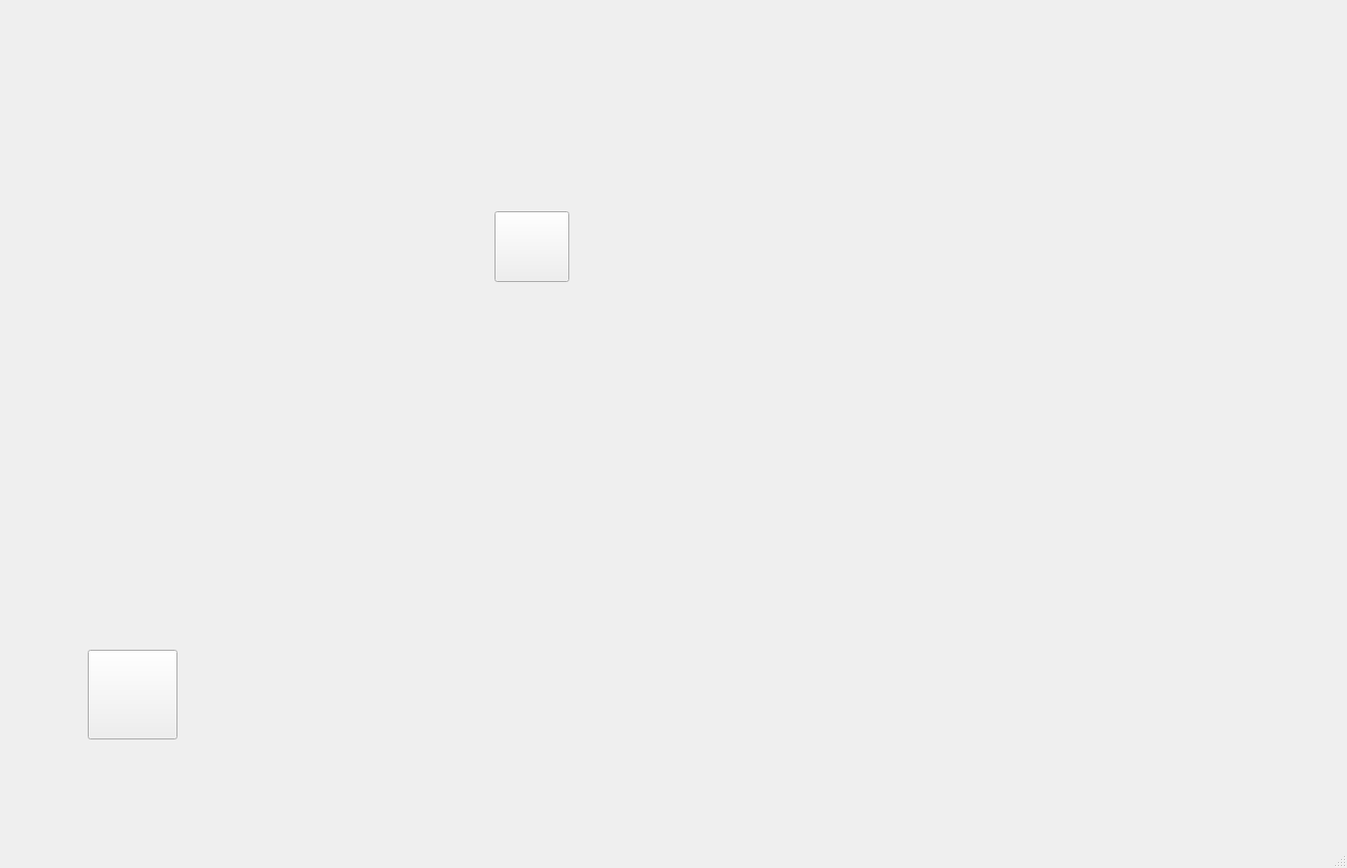
<?xml version="1.0" encoding="UTF-8"?>
<ui version="4.0">
 <class>MainWindow</class>
 <widget class="QMainWindow" name="MainWindow">
  <property name="geometry">
   <rect>
    <x>0</x>
    <y>0</y>
    <width>1351</width>
    <height>871</height>
   </rect>
  </property>
  <property name="windowTitle">
   <string>MainWindow</string>
  </property>
  <widget class="QWidget" name="centralwidget">
   <widget class="QLabel" name="alarm">
    <property name="geometry">
     <rect>
      <x>0</x>
      <y>0</y>
      <width>1351</width>
      <height>831</height>
     </rect>
    </property>
    <property name="text">
     <string/>
    </property>
    <property name="pixmap">
     <pixmap>../ICON/Console.jpg</pixmap>
    </property>
    <property name="scaledContents">
     <bool>true</bool>
    </property>
   </widget>
   <widget class="QPushButton" name="ACKNOWLEDGE">
    <property name="geometry">
     <rect>
      <x>837</x>
      <y>686</y>
      <width>60</width>
      <height>60</height>
     </rect>
    </property>
    <property name="text">
     <string/>
    </property>
    <property name="flat">
     <bool>true</bool>
    </property>
   </widget>
   <widget class="QPushButton" name="BRAKE">
    <property name="geometry">
     <rect>
      <x>1021</x>
      <y>686</y>
      <width>60</width>
      <height>60</height>
     </rect>
    </property>
    <property name="text">
     <string/>
    </property>
    <property name="flat">
     <bool>true</bool>
    </property>
   </widget>
   <widget class="QPushButton" name="OPEN_BARIER">
    <property name="geometry">
     <rect>
      <x>1116</x>
      <y>686</y>
      <width>60</width>
      <height>60</height>
     </rect>
    </property>
    <property name="text">
     <string/>
    </property>
    <property name="flat">
     <bool>true</bool>
    </property>
   </widget>
   <widget class="QPushButton" name="CLOSE_BARRIER">
    <property name="geometry">
     <rect>
      <x>1211</x>
      <y>686</y>
      <width>60</width>
      <height>60</height>
     </rect>
    </property>
    <property name="text">
     <string/>
    </property>
    <property name="flat">
     <bool>true</bool>
    </property>
   </widget>
   <widget class="QLabel" name="BUZZER">
    <property name="geometry">
     <rect>
      <x>423</x>
      <y>633</y>
      <width>41</width>
      <height>41</height>
     </rect>
    </property>
    <property name="text">
     <string/>
    </property>
    <property name="pixmap">
     <pixmap>../ICON/led-off.png</pixmap>
    </property>
    <property name="scaledContents">
     <bool>true</bool>
    </property>
   </widget>
   <widget class="QLabel" name="COMMUNICATION">
    <property name="geometry">
     <rect>
      <x>844</x>
      <y>287</y>
      <width>21</width>
      <height>21</height>
     </rect>
    </property>
    <property name="text">
     <string/>
    </property>
    <property name="pixmap">
     <pixmap>../ICON/led-off.png</pixmap>
    </property>
    <property name="scaledContents">
     <bool>true</bool>
    </property>
   </widget>
   <widget class="QLabel" name="BARIER_DOWN">
    <property name="geometry">
     <rect>
      <x>844</x>
      <y>227</y>
      <width>21</width>
      <height>21</height>
     </rect>
    </property>
    <property name="text">
     <string/>
    </property>
    <property name="pixmap">
     <pixmap>../ICON/led-off.png</pixmap>
    </property>
    <property name="scaledContents">
     <bool>true</bool>
    </property>
   </widget>
   <widget class="QLabel" name="BARIER_UP">
    <property name="geometry">
     <rect>
      <x>844</x>
      <y>197</y>
      <width>21</width>
      <height>21</height>
     </rect>
    </property>
    <property name="text">
     <string/>
    </property>
    <property name="pixmap">
     <pixmap>../ICON/led-off.png</pixmap>
    </property>
    <property name="scaledContents">
     <bool>true</bool>
    </property>
   </widget>
   <widget class="QLabel" name="POWER">
    <property name="geometry">
     <rect>
      <x>1028</x>
      <y>197</y>
      <width>21</width>
      <height>21</height>
     </rect>
    </property>
    <property name="text">
     <string/>
    </property>
    <property name="pixmap">
     <pixmap>../ICON/led-off.png</pixmap>
    </property>
    <property name="scaledContents">
     <bool>true</bool>
    </property>
   </widget>
   <widget class="QLabel" name="DIRECTION_A">
    <property name="geometry">
     <rect>
      <x>196</x>
      <y>456</y>
      <width>63</width>
      <height>73</height>
     </rect>
    </property>
    <property name="text">
     <string/>
    </property>
    <property name="pixmap">
     <pixmap>../ICON/direction-a-off.png</pixmap>
    </property>
    <property name="scaledContents">
     <bool>true</bool>
    </property>
   </widget>
   <widget class="QLabel" name="DIRECTION_B">
    <property name="geometry">
     <rect>
      <x>1090</x>
      <y>456</y>
      <width>64</width>
      <height>73</height>
     </rect>
    </property>
    <property name="text">
     <string/>
    </property>
    <property name="pixmap">
     <pixmap>../ICON/direction-b-off.png</pixmap>
    </property>
    <property name="scaledContents">
     <bool>true</bool>
    </property>
   </widget>
   <widget class="QPushButton" name="BUZZER_STOP">
    <property name="geometry">
     <rect>
      <x>420</x>
      <y>690</y>
      <width>51</width>
      <height>51</height>
     </rect>
    </property>
    <property name="text">
     <string/>
    </property>
    <property name="flat">
     <bool>true</bool>
    </property>
   </widget>
   <widget class="QPushButton" name="SELECTOR_SWITCH">
    <property name="geometry">
     <rect>
      <x>88</x>
      <y>652</y>
      <width>90</width>
      <height>90</height>
     </rect>
    </property>
    <property name="text">
     <string/>
    </property>
    <property name="icon">
     <iconset>
      <normaloff>../ICON/selector-switch-AUTOMATIC.png</normaloff>../ICON/selector-switch-AUTOMATIC.png</iconset>
    </property>
    <property name="iconSize">
     <size>
      <width>80</width>
      <height>80</height>
     </size>
    </property>
   </widget>
   <widget class="QPushButton" name="pushButton">
    <property name="geometry">
     <rect>
      <x>496</x>
      <y>212</y>
      <width>75</width>
      <height>71</height>
     </rect>
    </property>
    <property name="text">
     <string/>
    </property>
    <property name="icon">
     <iconset>
      <normaloff>../ICON/toogle-on.png</normaloff>../ICON/toogle-on.png</iconset>
    </property>
    <property name="iconSize">
     <size>
      <width>70</width>
      <height>70</height>
     </size>
    </property>
   </widget>
  </widget>
  <widget class="QMenuBar" name="menubar">
   <property name="geometry">
    <rect>
     <x>0</x>
     <y>0</y>
     <width>1351</width>
     <height>21</height>
    </rect>
   </property>
  </widget>
  <widget class="QStatusBar" name="statusbar"/>
 </widget>
 <resources/>
 <connections/>
</ui>
